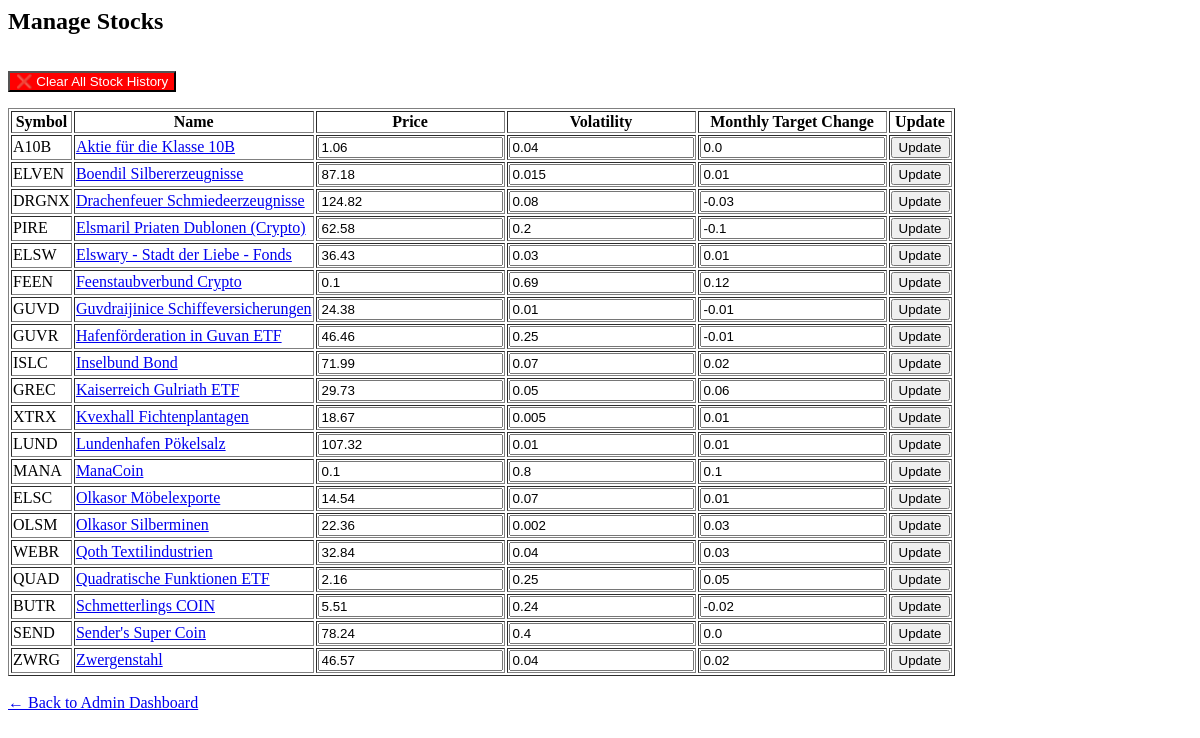
Before: /admin/admin/stocks with the older database file.
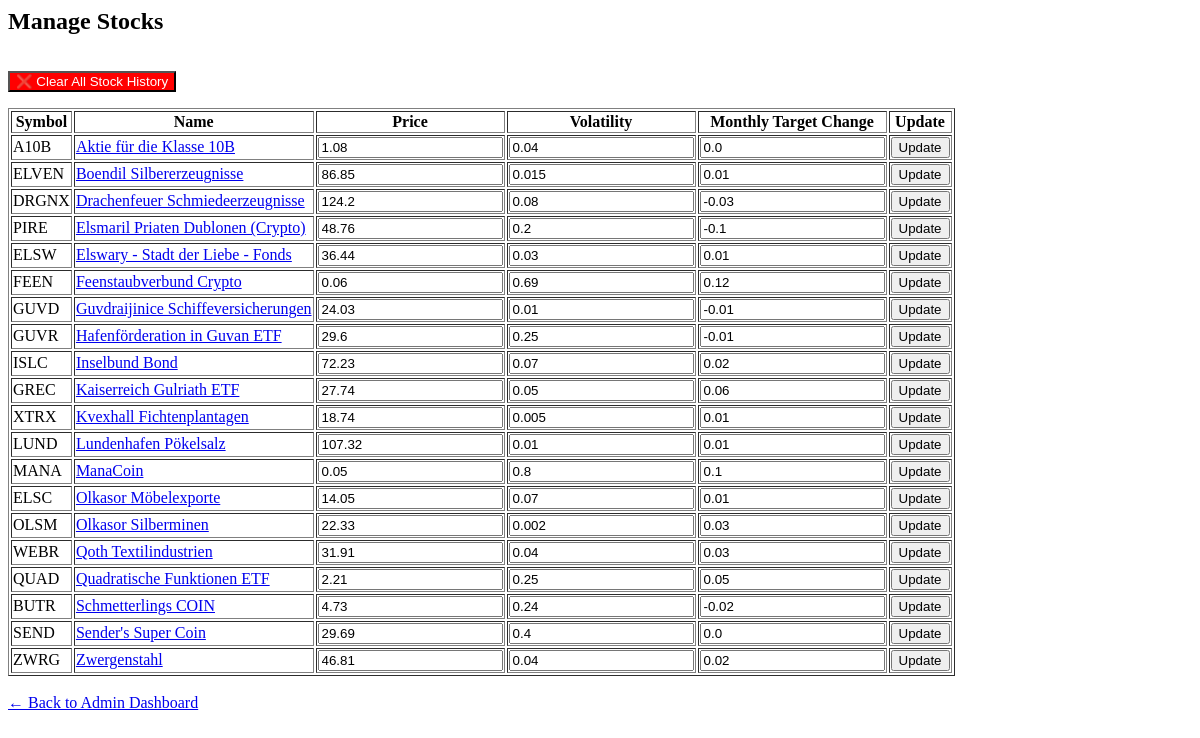
After: the same page with the newer database file.
### models.py (models this page shows)
class Stock(Base):
    __tablename__ = "stocks"
    id = Column(Integer, primary_key=True)
    symbol = Column(String, unique=True, nullable=False)
    name = Column(String, nullable=False)
    current_price = Column(Float, nullable=False)
    volatility=Column(Float)
    category=Column(String)
    monthly_target_change = Column(Float, default=0.0)
    created_at = Column(DateTime, default=datetime.utcnow())

### admin_routes.py (the view, shortened to what this page needs)
@admin_bp.route("/admin/stocks", methods=["GET", "POST"])
def manage_stocks():
    db = SessionLocal()
    stocks = db.query(Stock).order_by(Stock.name).all()
    db.close()
    return render_template("manage_stocks.html", stocks=stocks)

### templates/manage_stocks.html (shortened to what this page needs)
<h2>Manage Stocks</h2>
<form method="POST" action="{{ url_for('admin.clear_stock_history') }}" onsubmit="return confirm('Are you sure you want to delete all stock history?');">
    <button type="submit" style="margin-top: 1rem; background-color: red; color: white;">❌ Clear All Stock History</button>
</form>
<table border="1">
    <tr>
        <th>Symbol</th>
        <th>Name</th>
        <th>Price</th>
        <th>Volatility</th>
        <th>Monthly Target Change</th>
        <th>Update</th>
    </tr>
    {% for stock in stocks %}
    <tr>
        <form method="POST">
            <td>{{ stock.symbol }}</td>
            <td>
                <a href="#" onclick="showStockHistory('{{ stock.id }}', '{{ stock.name }}'); return false;">
                    {{ stock.name }}
                 </a>
            </td>
            <td>
                <input type="number" name="new_price" step="0.01" value="{{ stock.current_price }}" required>
            </td>
            <td>
                <input type="number" name="new_volatility" step="0.001" value="{{ stock.volatility }}" required>
            </td>
            <td>
                <input type="number" name="new_trend" step="0.001" value="{{ stock.monthly_target_change }}" required>
            </td>
            <td>
                <button type="submit">Update</button>
            </td>
        </form>
    </tr>
    {% endfor %}
</table>
<a href="{{ url_for('admin.dashboard') }}">← Back to Admin Dashboard</a>

Changed rows visible on the page:
changed Stock "Aktie für die Klasse 10B": new_price "1.06" → "1.08"
changed Stock "ELVEN": new_price "87.18" → "86.85"
changed Stock "DRGNX": new_price "124.82" → "124.2"
changed Stock "PIRE": new_price "62.58" → "48.76"
changed Stock "ELSW": new_price "36.43" → "36.44"
changed Stock "FEEN": new_price "0.1" → "0.06"
changed Stock "GUVD": new_price "24.38" → "24.03"
changed Stock "GUVR": new_price "46.46" → "29.6"
changed Stock "ISLC": new_price "71.99" → "72.23"
changed Stock "GREC": new_price "29.73" → "27.74"
changed Stock "XTRX": new_price "18.67" → "18.74"
changed Stock "MANA": new_price "0.1" → "0.05"
changed Stock "ELSC": new_price "14.54" → "14.05"
changed Stock "OLSM": new_price "22.36" → "22.33"
changed Stock "WEBR": new_price "32.84" → "31.91"
changed Stock "QUAD": new_price "2.16" → "2.21"
changed Stock "BUTR": new_price "5.51" → "4.73"
changed Stock "SEND": new_price "78.24" → "29.69"
changed Stock "ZWRG": new_price "46.57" → "46.81"
